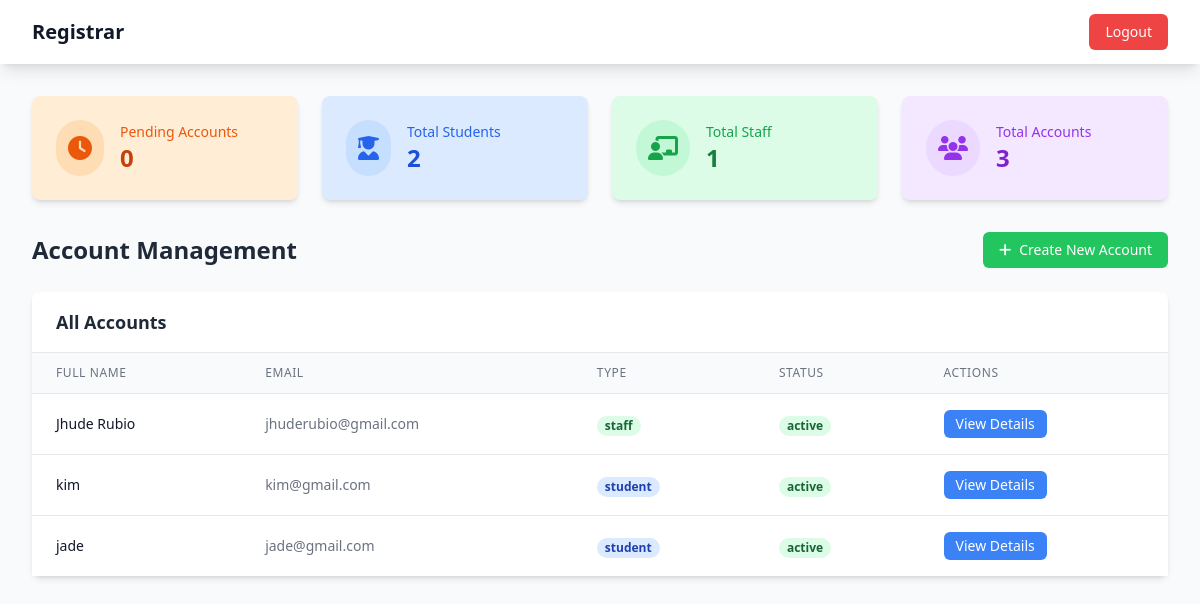
Screenshot of /dist/admin/admin.php (signed in) with the database file from the repository.
### tables this page shows
CREATE TABLE `acc_tb` (
  `a_id` int(50) NOT NULL,
  `a_fn` varchar(50) DEFAULT NULL,
  `a_email` varchar(50) DEFAULT NULL,
  `a_password` varchar(250) DEFAULT NULL,
  `a_type` enum('staff','student','admin') DEFAULT NULL,
  `a_grade` varchar(50) DEFAULT NULL,
  `a_gender` varchar(50) DEFAULT NULL,
  `a_age` int(50) DEFAULT NULL,
  `a_pc` varchar(50) DEFAULT NULL,
  `a_pcn` varchar(50) DEFAULT NULL,
  `a_image` varchar(50) DEFAULT NULL,
  `a_status` varchar(50) NOT NULL
);

### dist/admin/admin.php (the view, shortened to what this page needs)
<?php
$conn = new mysqli('localhost', 'root', '', 'grading_db');
$total_pending = $conn->query("SELECT COUNT(*) as count FROM acc_tb WHERE a_status = 'pending'")->fetch_assoc()['count'];
$total_students = $conn->query("SELECT COUNT(*) as count FROM acc_tb WHERE a_type = 'student'")->fetch_assoc()['count'];
$total_staff = $conn->query("SELECT COUNT(*) as count FROM acc_tb WHERE a_type = 'staff'")->fetch_assoc()['count'];
$total_accounts = $conn->query("SELECT COUNT(*) as count FROM acc_tb WHERE a_type IN ('student', 'staff')")->fetch_assoc()['count'];
$stmt = $conn->prepare("SELECT * FROM acc_tb WHERE a_type IN ('student', 'staff')");
$stmt->execute();
$users = $stmt->get_result()->fetch_all(MYSQLI_ASSOC);
?>
<!DOCTYPE html>
<html lang="en">
<head>
    <script src="https://cdn.tailwindcss.com"></script>
    <link rel="stylesheet" href="https://cdnjs.cloudflare.com/ajax/libs/font-awesome/6.4.0/css/all.min.css">
</head>
<body class="bg-gray-50">
    <div class="min-h-screen">
        <nav class="bg-white shadow-lg">
            <div class="max-w-7xl mx-auto px-4 sm:px-6 lg:px-8">
                <div class="flex justify-between h-16">
                    <div class="flex items-center">
                        <h1 class="text-xl font-bold text-gray-900">Registrar</h1>
                    </div>
                    <div class="flex items-center">
                        <button onclick="window.location.href='../auth/login.php'"
                            class="bg-red-500 hover:bg-red-600 text-white px-4 py-2 rounded-md text-sm font-medium">
                            Logout
                        </button>
                    </div>
                </div>
            </div>
        </nav>
        <div class="max-w-7xl mx-auto px-4 sm:px-6 lg:px-8 py-8">
            <div class="grid grid-cols-1 md:grid-cols-4 gap-6 mb-8">
                <div class="bg-orange-100 rounded-lg shadow-md p-6">
                    <div class="flex items-center">
                        <div class="p-3 rounded-full bg-orange-200 bg-opacity-75">
                            <i class="fas fa-clock text-orange-600 text-2xl"></i>
                        </div>
                        <div class="ml-4">
                            <p class="text-sm text-orange-600 font-medium">Pending Accounts</p>
                            <p class="text-2xl font-semibold text-orange-700"><?php echo $total_pending; ?></p>
                        </div>
                    </div>
                </div>
                <div class="bg-blue-100 rounded-lg shadow-md p-6">
                    <div class="flex items-center">
                        <div class="p-3 rounded-full bg-blue-200 bg-opacity-75">
                            <i class="fas fa-user-graduate text-blue-600 text-2xl"></i>
                        </div>
                        <div class="ml-4">
                            <p class="text-sm text-blue-600 font-medium">Total Students</p>
                            <p class="text-2xl font-semibold text-blue-700"><?php echo $total_students; ?></p>
                        </div>
                    </div>
                </div>
                <div class="bg-green-100 rounded-lg shadow-md p-6">
                    <div class="flex items-center">
                        <div class="p-3 rounded-full bg-green-200 bg-opacity-75">
                            <i class="fas fa-chalkboard-teacher text-green-600 text-2xl"></i>
                        </div>
                        <div class="ml-4">
                            <p class="text-sm text-green-600 font-medium">Total Staff</p>
                            <p class="text-2xl font-semibold text-green-700"><?php echo $total_staff; ?></p>
                        </div>
                    </div>
                </div>
                <div class="bg-purple-100 rounded-lg shadow-md p-6">
                    <div class="flex items-center">
                        <div class="p-3 rounded-full bg-purple-200 bg-opacity-75">
                            <i class="fas fa-users text-purple-600 text-2xl"></i>
                        </div>
                        <div class="ml-4">
                            <p class="text-sm text-purple-600 font-medium">Total Accounts</p>
                            <p class="text-2xl font-semibold text-purple-700"><?php echo $total_accounts; ?></p>
                        </div>
                    </div>
                </div>
            </div>
            <div class="flex justify-between items-center mb-6">
                <h2 class="text-2xl font-bold text-gray-800">Account Management</h2>
                <button onclick="window.location.href='create_account.php'"
                    class="bg-green-500 hover:bg-green-600 text-white px-4 py-2 rounded-md text-sm font-medium">
                    <i class="fas fa-plus mr-2"></i>Create New Account
                </button>
            </div>
            <div class="bg-white rounded-lg shadow-md">
                <div class="px-6 py-4 border-b border-gray-200">
                    <h3 class="text-lg font-semibold text-gray-800">All Accounts</h3>
                </div>
                <div class="overflow-x-auto">
                    <table class="min-w-full divide-y divide-gray-200">
                        <thead class="bg-gray-50">
                            <tr>
                                <th class="px-6 py-3 text-left text-xs font-medium text-gray-500 uppercase tracking-wider">Full Name</th>
                                <th class="px-6 py-3 text-left text-xs font-medium text-gray-500 uppercase tracking-wider">Email</th>
                                <th class="px-6 py-3 text-left text-xs font-medium text-gray-500 uppercase tracking-wider">Type</th>
                                <th class="px-6 py-3 text-left text-xs font-medium text-gray-500 uppercase tracking-wider">Status</th>
                                <th class="px-6 py-3 text-left text-xs font-medium text-gray-500 uppercase tracking-wider">Actions</th>
                            </tr>
                        </thead>
                        <tbody class="bg-white divide-y divide-gray-200">
                            <?php foreach ($users as $user): ?>
                                <tr>
                                    <td class="px-6 py-4 whitespace-nowrap">
                                        <div class="text-sm font-medium text-gray-900"><?php echo htmlspecialchars($user['a_fn']); ?></div>
                                    </td>
                                    <td class="px-6 py-4 whitespace-nowrap">
                                        <div class="text-sm text-gray-500"><?php echo htmlspecialchars($user['a_email']); ?></div>
                                    </td>
                                    <td class="px-6 py-4 whitespace-nowrap">
                                        <span class="px-2 inline-flex text-xs leading-5 font-semibold rounded-full <?php echo $user['a_type'] === 'student' ? 'bg-blue-100 text-blue-800' : 'bg-green-100 text-green-800'; ?>">
                                            <?php echo htmlspecialchars($user['a_type']); ?>
                                        </span>
                                    </td>
                                    <td class="px-6 py-4 whitespace-nowrap">
                                        <span class="px-2 inline-flex text-xs leading-5 font-semibold rounded-full
                                            <?php
                                            switch ($user['a_status']) {
                                                case 'active':
                                                    echo 'bg-green-100 text-green-800';
                                                    break;
                                            }
                                            ?>">
                                            <?php echo htmlspecialchars($user['a_status']); ?>
                                        </span>
                                    </td>
                                    <td class="px-6 py-4 whitespace-nowrap text-sm font-medium">
                                        <button onclick="showModal(<?php echo htmlspecialchars(json_encode($user)); ?>)"
                                            class="bg-blue-500 hover:bg-blue-600 text-white px-3 py-1 rounded-md">
                                            View Details
                                        </button>
                                    </td>
                                </tr>
                            <?php endforeach; ?>
                        </tbody>
                    </table>
                </div>
            </div>
        </div>
    </div>
</body>
</html>

### rows the page displays
acc_tb: a_fn "Jhude Rubio", a_email "jhuderubio@gmail.com", a_type "staff", a_status "active"
acc_tb: a_fn "kim", a_email "kim@gmail.com", a_type "student", a_status "active"
acc_tb: a_fn "jade", a_email "jade@gmail.com", a_type "student", a_status "active"

### other values shown
$total_pending "0"
$total_students "2"
$total_staff "1"
$total_accounts "3"
